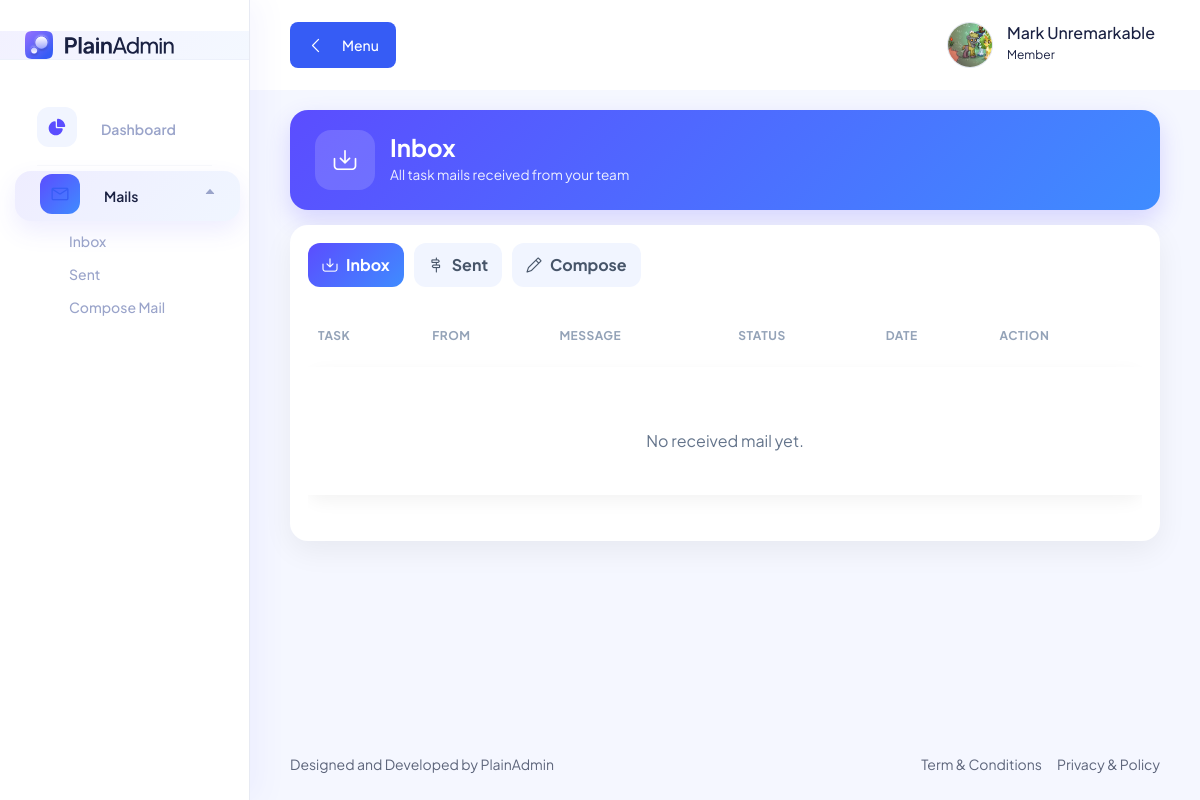
/pages/mails/inbox.php (signed in), run on an earlier commit of the app's database.
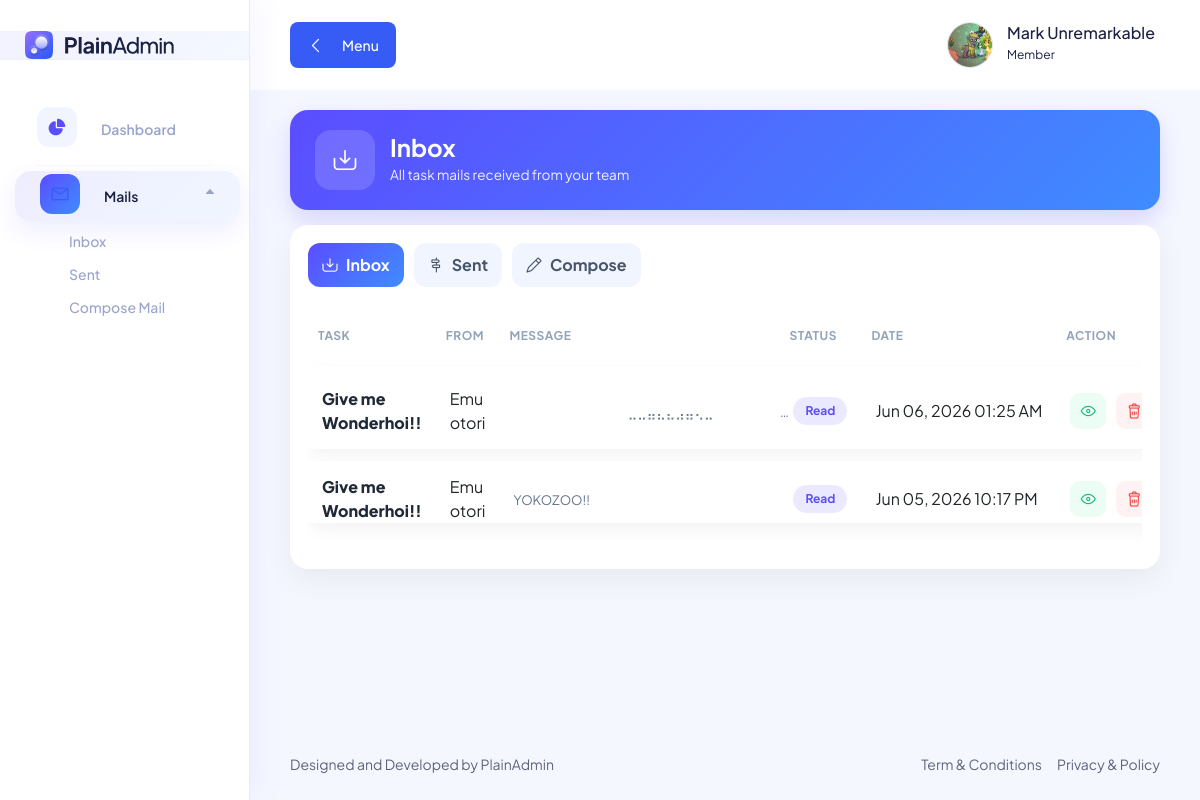
And on a later commit of the database.
### tables this page shows
CREATE TABLE `users_tbl` (
  `user_id` int(11) NOT NULL AUTO_INCREMENT,
  `full_name` varchar(100) NOT NULL,
  `username` varchar(100) NOT NULL,
  `email` varchar(100) NOT NULL,
  `password` varchar(100) NOT NULL,
  `role` int(11) NOT NULL DEFAULT 2,
  `bio` varchar(255) DEFAULT NULL,
  `profile` varchar(255) DEFAULT NULL,
  PRIMARY KEY (`user_id`)
);

CREATE TABLE `mails_tbl` (
  `mail_id` int(11) NOT NULL AUTO_INCREMENT,
  `sender_id` int(11) NOT NULL,
  `task_id` int(11) NOT NULL,
  `message` text NOT NULL,
  `is_read` tinyint(1) NOT NULL DEFAULT 0,
  `read_at` datetime DEFAULT NULL,
  `created_at` timestamp NOT NULL DEFAULT current_timestamp(),
  `receiver_id` int(11) NOT NULL,
  PRIMARY KEY (`mail_id`),
  KEY `mails_sender_idx` (`sender_id`),
  KEY `mails_receiver_idx` (`receiver_id`),
  KEY `mails_task_idx` (`task_id`),
  KEY `mails_created_at_idx` (`created_at`),
  CONSTRAINT `mails_receiver_fk` FOREIGN KEY (`receiver_id`) REFERENCES `users_tbl` (`user_id`) ON DELETE CASCADE,
  CONSTRAINT `mails_sender_fk` FOREIGN KEY (`sender_id`) REFERENCES `users_tbl` (`user_id`) ON DELETE CASCADE,
  CONSTRAINT `mails_task_fk` FOREIGN KEY (`task_id`) REFERENCES `tasks_tbl` (`task_id`) ON DELETE CASCADE
);

CREATE TABLE `tasks_tbl` (
  `task_id` int(11) NOT NULL AUTO_INCREMENT,
  `task_name` varchar(100) NOT NULL,
  `task_description` varchar(100) NOT NULL,
  `task_status` int(11) NOT NULL DEFAULT 1,
  `task_attachment` varchar(255) DEFAULT NULL,
  `task_submit` varchar(255) DEFAULT NULL,
  `submission_text` text DEFAULT NULL,
  `submitted_by` varchar(255) DEFAULT '',
  `submitted_at` datetime DEFAULT NULL,
  PRIMARY KEY (`task_id`)
);

### includes/utils/user.utils.php (called while the page is built, shortened)
<?php
function get_user_profile_image($conn, $user_id) : string {
    $all_users = mysqli_query($conn, "SELECT * FROM users_tbl WHERE user_id = '$user_id'");
    $user = mysqli_fetch_array($all_users);
    return "/task_management/uploads/profiles/" . $user['profile'];
}

### pages/mails/inbox.php (the view, shortened to what this page needs)
<?php require_once "../../includes/conn.php"; ?>
<?php include_once "../../includes/utils/user.utils.php"; ?>
<?php
$current_user_id = (int) $_SESSION['user_id'];
$mails = mysqli_query($conn, "
    SELECT mails_tbl.*, users_tbl.full_name AS sender_name, tasks_tbl.task_name
    FROM mails_tbl
    INNER JOIN users_tbl ON users_tbl.user_id = mails_tbl.sender_id
    INNER JOIN tasks_tbl ON tasks_tbl.task_id = mails_tbl.task_id
    WHERE mails_tbl.receiver_id = '$current_user_id'
    ORDER BY mails_tbl.created_at DESC
");
?>
<!DOCTYPE html>
<html lang="en">
<head>
    <?php include_once "../../includes/components/links.php"; ?>
</head>
<body>
    <?php include_once "../../includes/elements/sidebar.php"; ?>
    <main class="main-wrapper">
        <?php include_once "../../includes/elements/navbar.php"; ?>
        <section class="section">
            <div class="container-fluid">
                <div class="page-header">
                    <div class="header-icon"><i class="lni lni-inbox"></i></div>
                    <div>
                        <h2 class="header-title">Inbox</h2>
                        <p class="header-subtitle">All task mails received from your team</p>
                    </div>
                </div>
                <div class="mail-card">
                    <div class="mail-tabs">
                        <a class="mail-tab active" href="inbox.php"><i class="lni lni-inbox"></i> Inbox</a>
                        <a class="mail-tab" href="sent.php"><i class="lni lni-direction-alt"></i> Sent</a>
                        <a class="mail-tab" href="compose.mail.php"><i class="lni lni-pencil"></i> Compose</a>
                    </div>
                    <div class="table-responsive">
                        <table class="table" data-toggle="table" data-search="true">
                            <thead>
                                <tr>
                                    <th>Task</th>
                                    <th>From</th>
                                    <th>Message</th>
                                    <th>Status</th>
                                    <th>Date</th>
                                    <th>Action</th>
                                </tr>
                            </thead>
                            <tbody>
                                <?php if (mysqli_num_rows($mails) == 0) { ?>
                                    <tr><td colspan="6"><div class="empty-state">No received mail yet.</div></td></tr>
                                <?php } ?>
                                <?php while ($mail = mysqli_fetch_array($mails)) { ?>
                                    <tr>
                                        <td><div class="mail-title"><?php echo htmlspecialchars($mail['task_name']); ?></div></td>
                                        <td><?php echo htmlspecialchars($mail['sender_name']); ?></td>
                                        <td class="message-cell"><div class="mail-preview"><?php echo htmlspecialchars($mail['message']); ?></div></td>
                                        <td class="status-cell">
                                            <span class="status-btn <?php echo $mail['is_read'] ? 'read' : 'unread'; ?>">
                                                <?php echo $mail['is_read'] ? 'Read' : 'Unread'; ?>
                                            </span>
                                        </td>
                                        <td class="date-cell"><?php echo date('M d, Y h:i A', strtotime($mail['created_at'])); ?></td>
                                        <td class="action-cell">
                                            <div class="action">
                                                <a class="action-btn view" href="view.mail.php?id=<?php echo $mail['mail_id']; ?>&box=inbox"><i class="lni lni-eye"></i></a>
                                                <a class="action-btn delete" href="ctrlData/ctrl.delete.mail.php?id=<?php echo $mail['mail_id']; ?>&box=inbox" onclick="return confirm('Delete this mail?')"><i class="lni lni-trash-can"></i></a>
                                            </div>
                                        </td>
                                    </tr>
                                <?php } ?>
                            </tbody>
                        </table>
                    </div>
                </div>
            </div>
        </section>
        <?php include_once "../../includes/elements/footer.php"; ?>
    </main>
</body>
</html>

### includes/components/links.php (shortened to what this page needs)
<link rel="stylesheet" href="../../assets/css/bootstrap.min.css" />
<link rel="stylesheet" href="../../assets/css/lineicons.css" rel="stylesheet" type="text/css" />
<link rel="stylesheet" href="../../assets/css/materialdesignicons.min.css" rel="stylesheet" type="text/css" />
<link rel="stylesheet" href="../../assets/css/fullcalendar.css" />
<link rel="stylesheet" href="../../assets/css/fullcalendar.css" />
<link rel="stylesheet" href="../../assets/css/main.css" />
<link rel="stylesheet" href="https://cdn.jsdelivr.net/npm/bootstrap-table@1.27.3/dist/bootstrap-table.min.css">

### includes/elements/sidebar.php (shortened to what this page needs)
<?php
$current_page = basename($_SERVER['PHP_SELF']);
?>
<aside class="sidebar-nav-wrapper">
    <div class="navbar-logo">
        <a href="../dashboard/dashboard.php">
            <img src="../../assets/images/logo/logo.svg" alt="logo" />
        </a>
    </div>
    <nav class="sidebar-nav">
        <ul>
            <li class="nav-item">
                <a href="../dashboard/dashboard.php" class="<?php echo ($current_page == 'dashboard.php') ? 'active-link current' : ''; ?>">
                    <span class="icon">
                    </span>
                    <span class="text">Dashboard</span>
                </a>
            </li>
            <span class="divider">
                <hr />
            </span>
            <?php
            $is_mails_active = in_array($current_page, ['inbox.php', 'sent.php', 'compose.mail.php', 'view.mail.php']);
            ?>
            <li class="nav-item nav-item-has-children">
                <a href="#0"
                   class="<?php echo $is_mails_active ? 'active-link current' : 'collapsed'; ?>"
                   data-bs-toggle="collapse"
                   data-bs-target="#mailsmenu"
                   aria-controls="mailsmenu"
                   aria-expanded="<?php echo $is_mails_active ? 'true' : 'false'; ?>"
                   aria-label="Toggle navigation">
                    <span class="icon">
                        <i class="lni lni-envelope"></i>
                    </span>
                    <span class="text">Mails</span>
                </a>
                <ul id="mailsmenu" class="collapse dropdown-nav <?php echo $is_mails_active ? 'show' : ''; ?>">
                    <li>
                        <a href="../mails/inbox.php">Inbox</a>
                    </li>
                    <li>
                        <a href="../mails/sent.php">Sent</a>
                    </li>
                    <li>
                        <a href="../mails/compose.mail.php">Compose Mail</a>
                    </li>
                </ul>
            </li>
        </ul>
    </nav>
</aside>

### includes/elements/navbar.php (shortened to what this page needs)
<header class="header">
    <div class="container-fluid">
        <div class="row">
            <div class="col-lg-5 col-md-5 col-6">
                <div class="header-left d-flex align-items-center">
                    <div class="menu-toggle-btn mr-15">
                        <button id="menu-toggle" class="main-btn primary-btn btn-hover">
                            <i class="lni lni-chevron-left me-2"></i> Menu
                        </button>
                    </div>
                </div>
            </div>
            <div class="col-lg-7 col-md-7 col-6">
                <div class="header-right">
                    <div class="profile-box ml-15">
                        <button class="dropdown-toggle bg-transparent border-0" type="button" id="profile"
                            data-bs-toggle="dropdown" aria-expanded="false">
                            <div class="profile-info">
                                <div class="info">
                                    <img class="image"
                                        src="<?php echo get_user_profile_image($conn, $_SESSION['user_id']); ?>"
                                        alt="<?php echo $_SESSION['fullname']; ?>" />
                                    <div>
                                        <h6 class="fw-500">
                                            <?php echo $_SESSION['fullname']; ?>
                                        </h6>
                                        <p>
                                            <?php echo $_SESSION['role']; ?>
                                        </p>
                                    </div>
                                </div>
                            </div>
                        </button>
                    </div>
                </div>
            </div>
        </div>
    </div>
</header>

### includes/elements/footer.php
<footer class="footer">
    <div class="container-fluid">
        <div class="row">
            <div class="col-md-6 order-last order-md-first">
                <div class="copyright text-center text-md-start">
                    <p class="text-sm">
                        Designed and Developed by
                        <a href="https://plainadmin.com" rel="nofollow" target="_blank">
                            PlainAdmin
                        </a>
                    </p>
                </div>
            </div>
            <div class="col-md-6">
                <div class="terms d-flex justify-content-center justify-content-md-end">
                    <a href="#0" class="text-sm">Term & Conditions</a>
                    <a href="#0" class="text-sm ml-15">Privacy & Policy</a>
                </div>
            </div>
        </div>
    </div>
</footer>

### assets/css/fullcalendar.css (style rules this page uses)
:root { --fc-daygrid-event-dot-width:8px;--fc-list-event-dot-width:10px;--fc-list-event-hover-bg-color:#f5f5f5 }

### pages/mails/inbox.php (style rules this page uses)
:root { --primary:#5b4dff; --secondary:#3f8cff; --muted:#64748b; }
body { background:#f5f7ff; }
.page-header { background:linear-gradient(135deg,var(--primary),var(--secondary)); border-radius:18px; padding:20px 25px; color:#fff; display:flex; align-items:center; gap:15px; box-shadow:0 10px 25px rgba(91,77,255,.20); margin-top:20px; }
.header-icon { width:60px; height:60px; border-radius:16px; background:rgba(255,255,255,.15); display:flex; align-items:center; justify-content:center; font-size:24px; }
.header-title { font-size:1.5rem; font-weight:700; color:#fff; margin:0; }
.header-subtitle { margin:0; font-size:.85rem; opacity:.9; }
.mail-card { background:#fff; border-radius:18px; padding:18px; margin-top:15px; box-shadow:0 10px 30px rgba(0,0,0,.06); }
.mail-tabs { display:flex; gap:10px; flex-wrap:wrap; margin-bottom:18px; }
.mail-tab { display:inline-flex; align-items:center; gap:8px; padding:10px 14px; border-radius:12px; text-decoration:none; font-weight:700; color:#475569; background:#f1f5ff; }
.mail-tab.active { color:#fff; background:linear-gradient(135deg,var(--primary),var(--secondary)); }
.table { border-collapse:separate; border-spacing:0 12px; }
.table thead th { font-size:12px; color:#94a3b8; text-transform:uppercase; letter-spacing:.5px; border:none!important; padding:10px; }
.table tbody tr { background:#fff; box-shadow:0 6px 18px rgba(0,0,0,.05); border-radius:14px; transition:.2s ease; }
.table td { border:none!important; vertical-align:middle; padding:14px; }
.mail-title { font-weight:800; color:#1f2937; }
.message-cell { width: auto; max-width: 280px; white-space: nowrap; }
.status-cell { width: 92px; white-space: nowrap; }
.date-cell { width: 150px; white-space: nowrap; }
.action-cell { width: 90px; white-space: nowrap; }
.mail-preview { display:inline-block; max-width:280px; font-size:13px; color:var(--muted); white-space:nowrap; overflow:hidden; text-overflow:ellipsis; vertical-align:middle; }
.status-btn { padding:5px 12px; border-radius:999px; font-size:12px; font-weight:700; }
.read { background:rgba(91,77,255,.12); color:var(--primary); }
.action { display:flex; align-items:center; gap:10px; }
.action-btn { width:36px; height:36px; display:flex; align-items:center; justify-content:center; border-radius:10px; transition:.2s ease; text-decoration:none; border:none; }
.view { background:#ecfdf5; color:#10b981; }
.delete { background:#fef2f2; color:#ef4444; }
.empty-state { text-align:center; color:var(--muted); padding:42px 15px; }

What changed in the data, as far as the page shows it:
added mails_tbl: task.task_name "Give me Wonderhoi!!", sender.full_name "Emu otori", message "⠀⠀⠀⠀⠀⠀⠀⠀⠀⠀⠀⠀⣀⣀⣤⣄⣄⣠⣤⢄⣀⠀⠀⠀⠀⠀⠀⠀…", is_read "Read", created_at "Jun 06, 2026 01:25 AM"
added mails_tbl: task.task_name "Give me Wonderhoi!!", sender.full_name "Emu otori", message "YOKOZOO!!", is_read "Read", created_at "Jun 05, 2026 10:17 PM"
Also different on the page:
text no longer shown: "No received mail yet."
